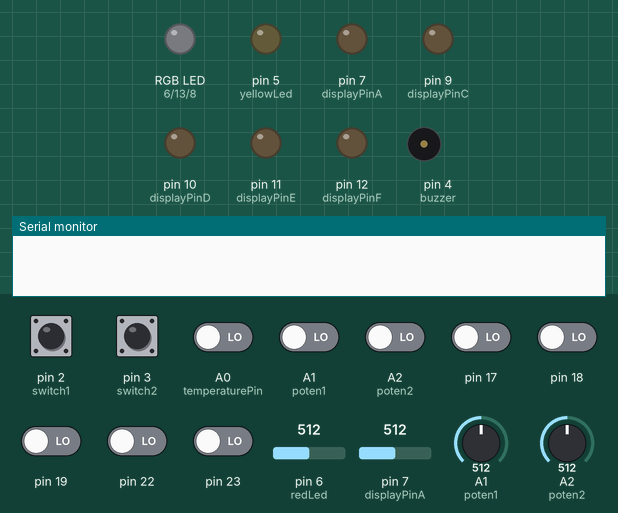
Simulated run of this sketch. Board: Arduino Uno, built with avr-gcc and run on an emulated ATmega328P. Shown: an RGB LED mixed from three pins (HIGH = lit), output pins drawn as LEDs (lit = HIGH), buzzer (waves = sounding), the last lines printed to the serial monitor. The test bench sets the inputs (shaded band); at power-on: pin 2 (switch1), pin 3 (switch2) HIGH, A0 (temperaturePin), A1 (poten1), A2 (poten2), pin 17–19, pin 22, pin 23 LOW, A2 (poten2) = 512, A1 (poten1) = 512, pin 6 (redLed) = 512, pin 7 (displayPinA) = 512.

Above: at 1.2 s.
1.3 s: A2 (poten2) set to 23
2.8 s: A2 (poten2) set to 19
At 4.1 s:
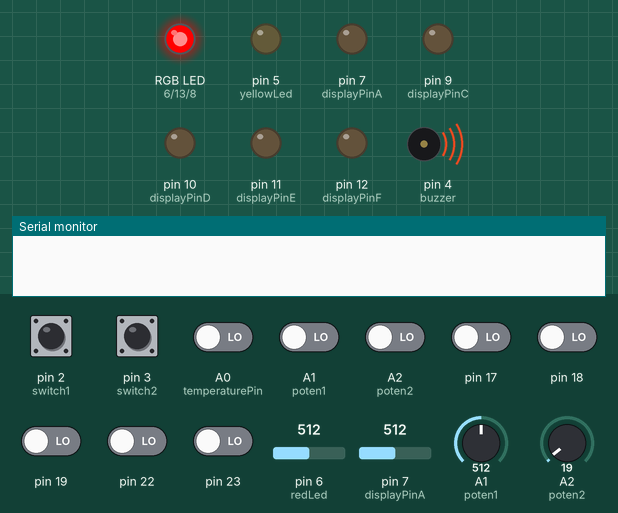
At 5.7 s:
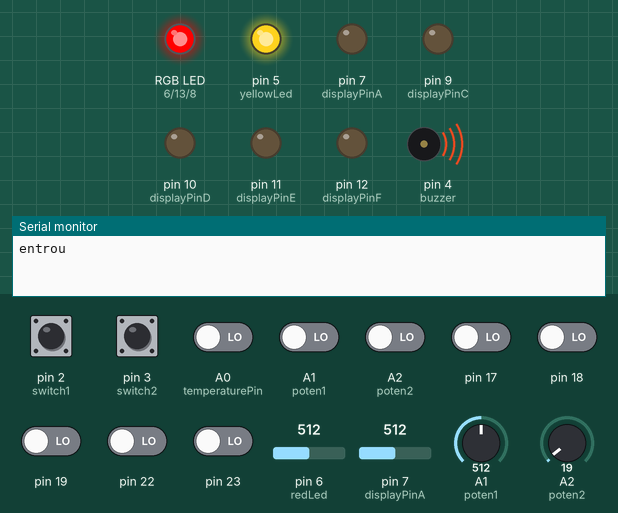
5.8 s: pin 2 (switch1) pulled LOW for 0.15 s
8.9 s: A1 (poten1) set to 599
11.9 s: A1 (poten1) set to 626
14.9 s: pin 2 (switch1) pulled LOW for 1 s
Timing chart, 0 to 23.1 s (numbered marks = the images above; inputs shaded):
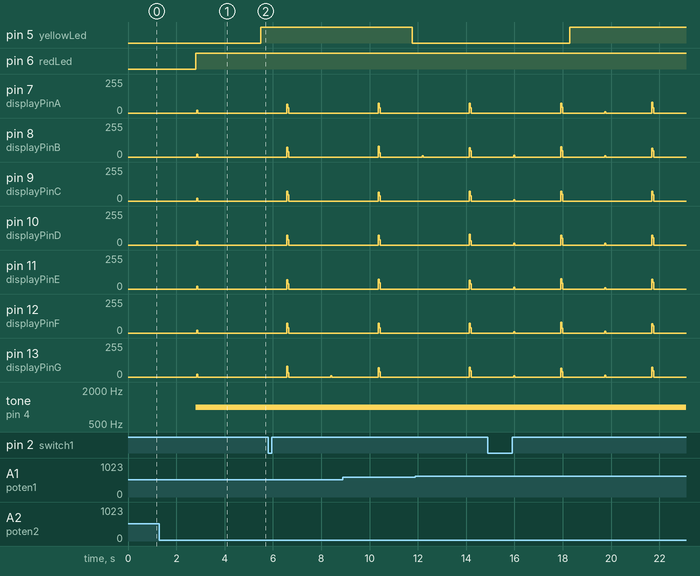

Measured:
- the behaviour switches between 21 and 20 on A2 (poten2) (found by bisection; images 0 and 1)
- after the input at 1.3 s, every drawn part: stays the same
- after the input at 2.8 s, pin 6 (redLed): LOW → HIGH at once; pin 7 (displayPinA): 0/255 → 22/255 at once, → 0/255 0.04 s later
- after the input at 8.9 s, pin 5 (yellowLed): HIGH → LOW after 2.9 s instead of 2.1 s

The sketch:

codigo.ino
```cpp
#define temperaturePin A0    // Pino analógico para leitura da temperatura
#define yellowLed  5        // Pino para o LED amarelo
#define redLed 6
#define poten1  A1         //potenciometro 1
#define poten2 A2         //potenciometro 2
#define buzzer 4         //buzzer
#define switch1 2         // botao 1
#define switch2 3          //botao 2
#define displayPinA 7
#define displayPinB 8
#define displayPinC 9
#define displayPinD 10
#define displayPinE 11
#define displayPinF 12
#define displayPinG 13
float min_temperature = 100;
float max_temperature = 0;
float sum_temperature = 0;
bool reset =false;
int estado=1;
int temperatura(){
    static unsigned long time = 0;
    if (millis()-time>=15000)
    {
       float temperature = map(analogRead(A0), 0, 1023, -49, 448);
      	Serial.print(temperature);
		Serial.println("C");
      if (temperature < min_temperature) {
            min_temperature = temperature;
        }
      else if (temperature > max_temperature) {
            max_temperature = temperature;
        }
           sum_temperature += temperature;
      time=millis();
      return temperature;
    }

}
void led_intermitente(){
    static unsigned long time = 0;
    int value = map(analogRead(poten1), 0, 1023, 1000, 10000);
    if (millis() - time >= value) {
        Serial.println("entrou");
    digitalWrite(yellowLed, !digitalRead(yellowLed));
       time = millis();
    }
}

void setup() {
    for (int i = 4; i <= 13; i++){
        pinMode(i,OUTPUT);
    }
    for (int i = 2; i <= 3; i++)
        pinMode(i , INPUT_PULLUP);
    attachInterrupt(digitalPinToInterrupt(switch1), botao1, FALLING);
    Serial.begin(9600);
}
void botao1(){
    Serial.println("enu");
    digitalWrite(redLed,LOW);
}
void display(int conta){
static const byte NUMBERS[][7] = {
  {1,1,1,1,1,1,0}, // 0
  {0,1,1,0,0,0,0}, // 1
  {1,1,0,1,1,0,1}, // 2
  {1,1,1,1,0,0,1}, // 3
  {0,1,1,0,0,1,1}, // 4
  {1,0,1,1,0,1,1}, // 5
  {1,0,1,1,1,1,1}, // 6
  {1,1,1,0,0,0,0}, // 7
  {1,1,1,1,1,1,1}, // 8
  {1,1,1,1,0,1,1}  // 9
  };
  for (int i = 0; i < 7; i++){
    digitalWrite(displayPinA + i, NUMBERS[conta][i]);

  }
}
int avisos() {
    static int conta = 0;
    if (reset)
    {
        conta=0;
        display(conta);
        reset=false;
        return 1;
    }
    static unsigned long start = millis();
    int temp = map(analogRead(poten2), 0, 1023, 0, 50); // Armazena o valor da temperatura
    if (temperatura() >= temp) {

        digitalWrite(redLed, HIGH);
        tone(buzzer, 1000,5000);
        conta++;
        display(conta);
    }
    return 1;
}
void loop() {

switch (estado)
{
case 1:
    static unsigned long time = 0;
    led_intermitente();
    if (millis()-time>60000)
    {
        Serial.println("--------------------");
        Serial.print("min: ");
        Serial.print(min_temperature);
        Serial.println("C");
        Serial.print("max: ");
        Serial.print(max_temperature);
        Serial.println("C");
        Serial.print("avg: ");
        Serial.print(sum_temperature / 4);
        Serial.println("C");
        Serial.println("--------------------");
        Serial.println();
    time = millis();

    }
    estado =2;
    break;
case 2:
    if (!digitalRead(switch1) && !digitalRead(switch2))
        {
            reset=true;
        }
    estado =avisos();
    break;
}
}
```
